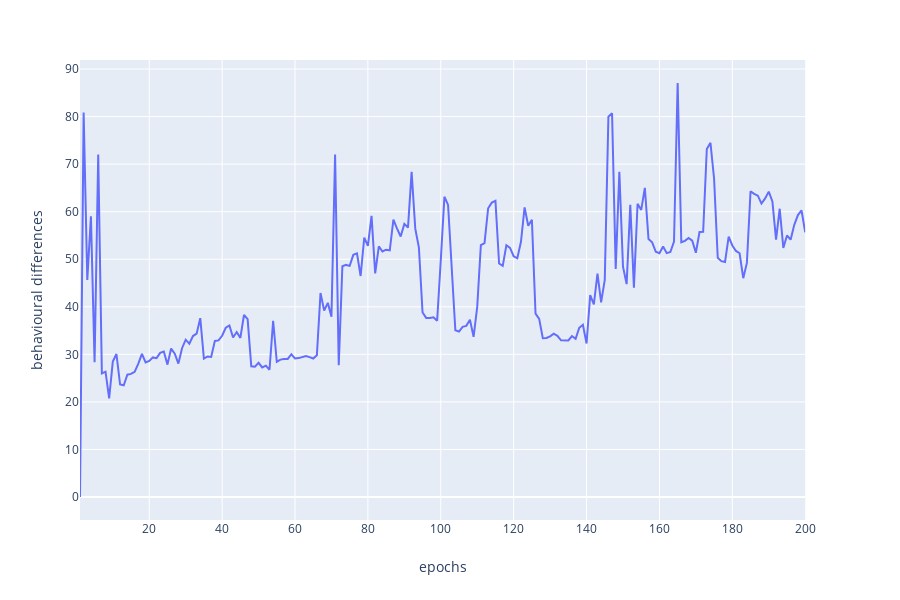

The cell this chart's notebook holds for it:
### Code cell
plot_behavioural_differences(experiment_name, get_random_input_func, mode="first_best")

### Figure 1 — Plotly figure (JSON) as saved in the notebook; plotly's stock layout.template omitted (floating-point values rounded to 4 significant figures; data arrays with more than 128 entries replaced by an {"elided": "..."} marker saying what was removed)
{"data": [{"hoverlabel": {"namelength": 0}, "hovertemplate": "epochs=%{x}<br>behavioural differences=%{y}", "legendgroup": "", "line": {"color": "#636efa", "dash": "solid"}, "mode": "lines", "name": "", "showlegend": false, "type": "scatter", "x": {"elided": "200 int values"}, "xaxis": "x", "y": {"elided": "200 float values"}, "yaxis": "y"}], "layout": {"height": 600, "legend": {"tracegroupgap": 0}, "margin": {"t": 60}, "xaxis": {"anchor": "y", "domain": [0, 0.98], "title": {"text": "epochs"}}, "yaxis": {"anchor": "x", "domain": [0, 1], "title": {"text": "behavioural differences"}}}}
